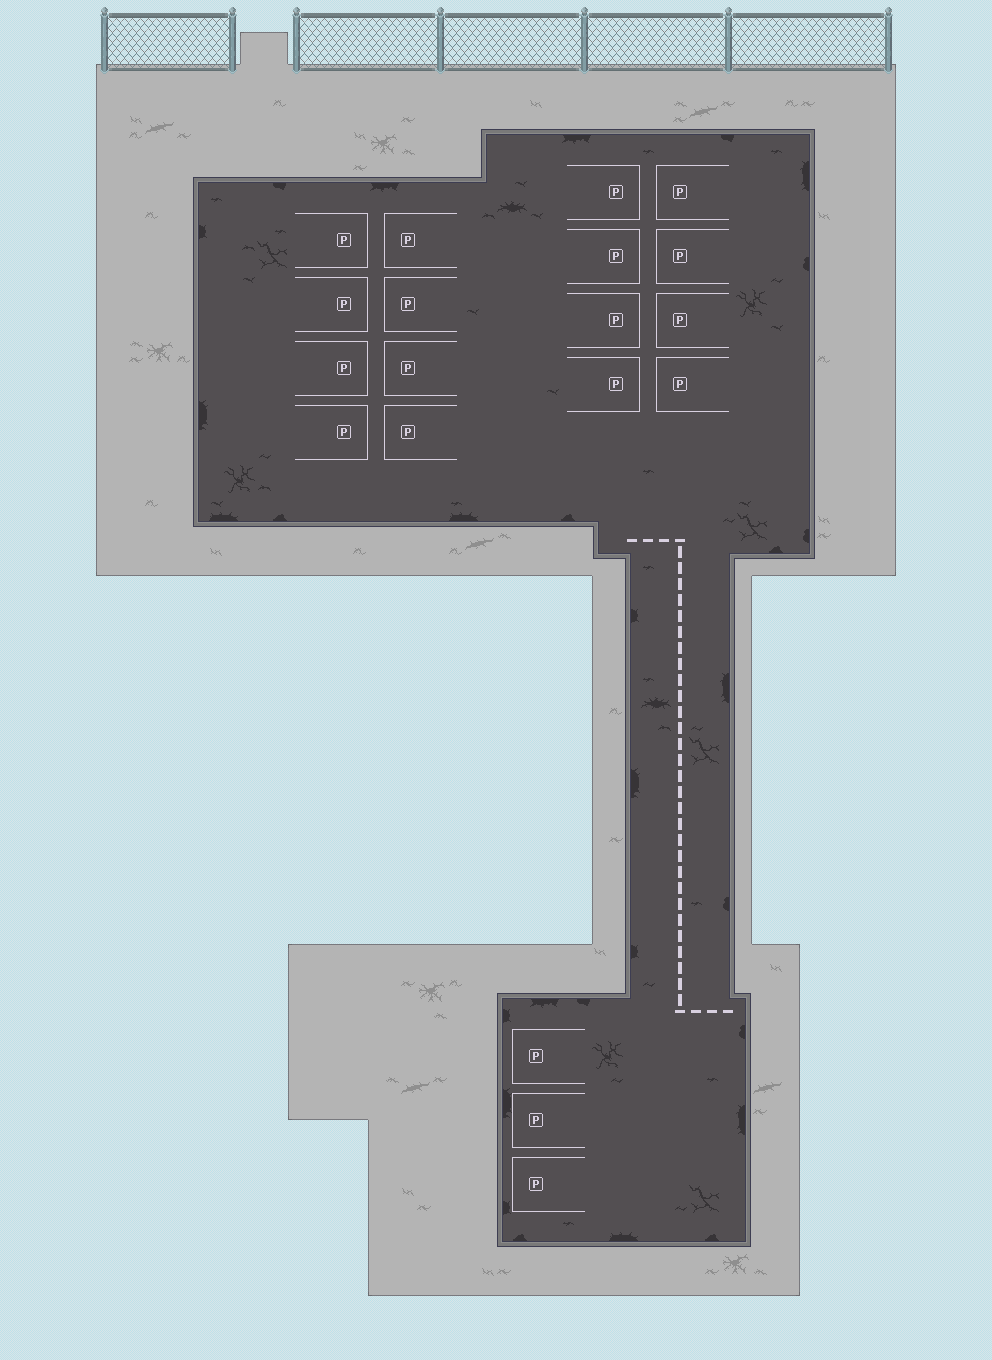

Tiled map render using the project's own tile images. Description and the map definition, with tile-layer contents summarised, below:
An orthogonal 62x85 tile map with 16x16 px tiles, 6 tile layers (prototype, terrain, road and pavement cracks, road paint, ...), 2 tilesets.

<map version="1.10" tiledversion="1.11.2" orientation="orthogonal" renderorder="right-down" width="62" height="85" tilewidth="16" tileheight="16" infinite="0" nextlayerid="14" nextobjectid="1">
 <editorsettings>
  <export target="Carpark_Tilemap.tscn" format="tscn" />
 </editorsettings>
 <tileset firstgid="1" source="Carpark_Tileset_Autotile.tsx" />
 <tileset firstgid="29" source="Carpark_Tilset.tsx" />
 <layer id="1" name="prototype" width="62" height="85">
  <data>[5270 cells, 5270 non-empty, 3 distinct tile ids]</data>
 </layer>
 <layer id="2" name="terrain" width="62" height="85">
  <data>[5270 cells, 2485 non-empty, 22 distinct tile ids]</data>
 </layer>
 <layer id="8" name="road and pavement cracks" width="62" height="85">
  <data>[5270 cells, 187 non-empty, 41 distinct tile ids]</data>
 </layer>
 <layer id="7" name="road paint" width="62" height="85">
  <data>[5270 cells, 39 non-empty, 4 distinct tile ids]</data>
 </layer>
 <layer id="4" name="car spots" width="62" height="85">
  <data>[5270 cells, 380 non-empty, 40 distinct tile ids]</data>
 </layer>
 <layer id="13" name="upper_fence" width="62" height="85">
  <data>[5270 cells, 235 non-empty, 55 distinct tile ids]</data>
 </layer>
</map>
